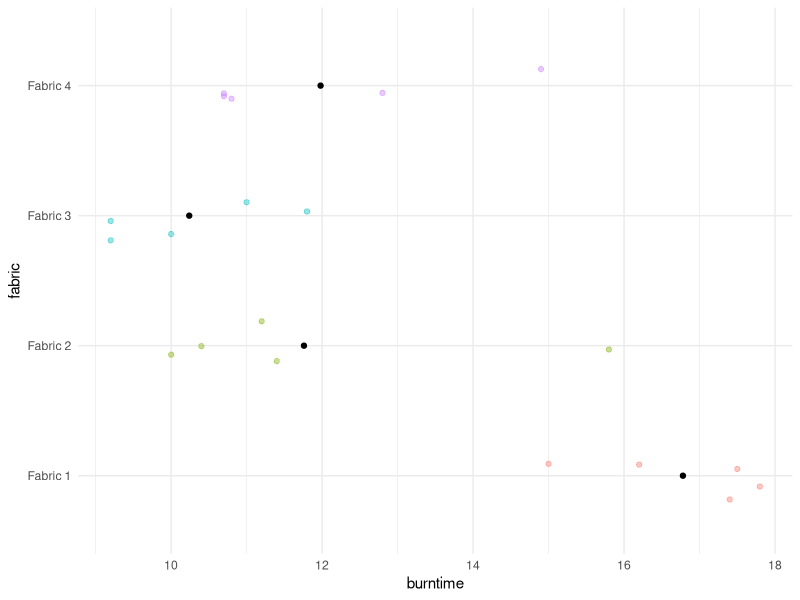
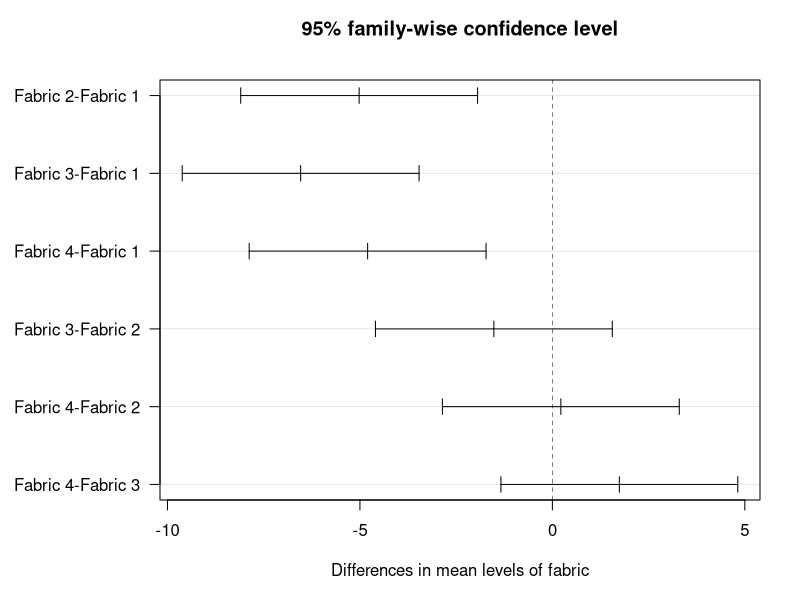
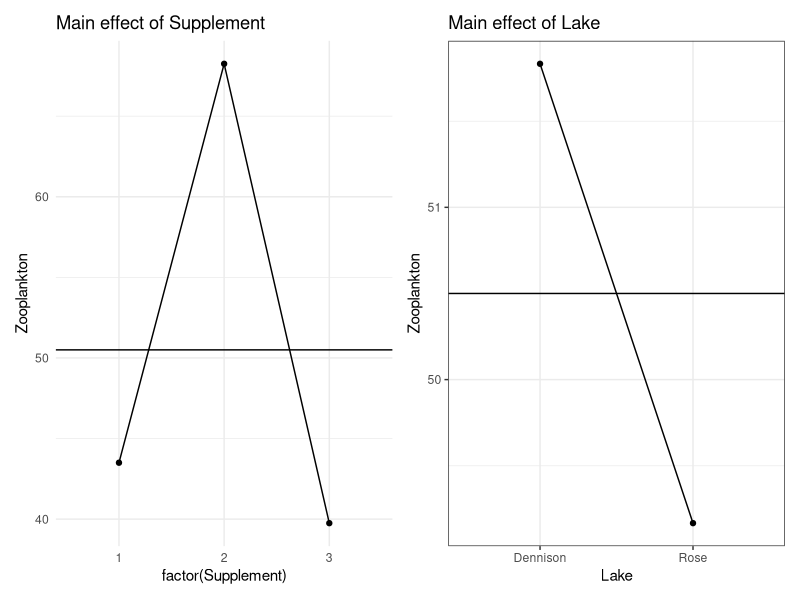
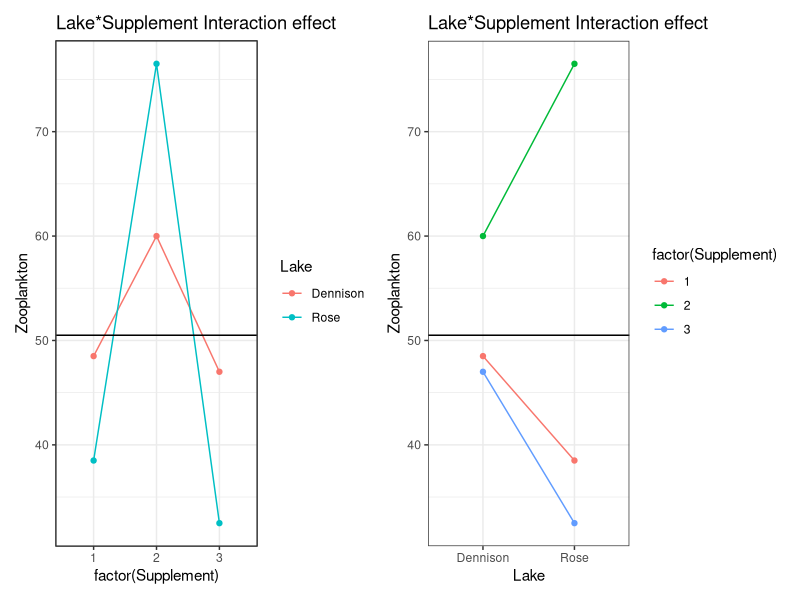
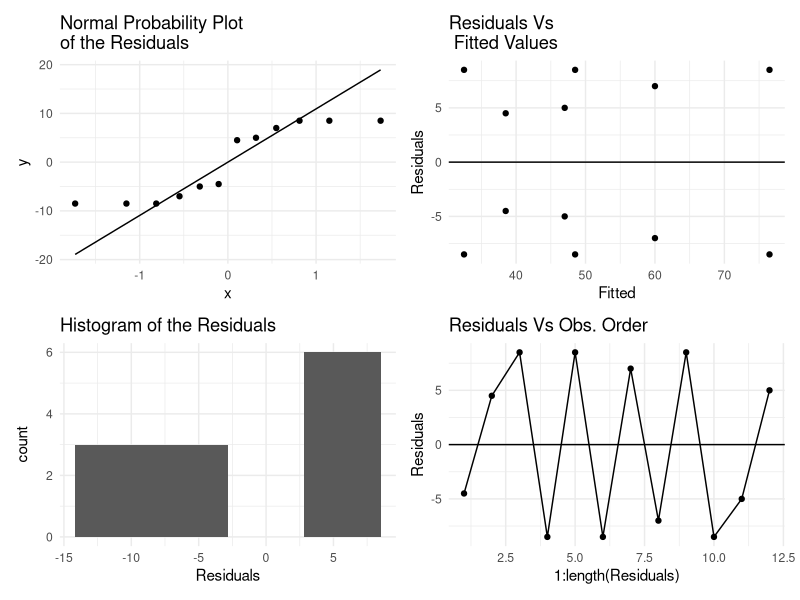
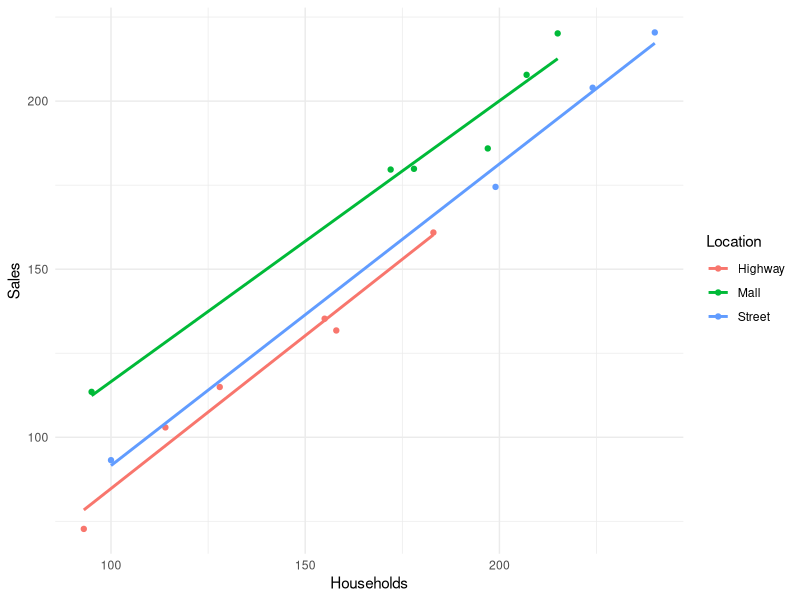
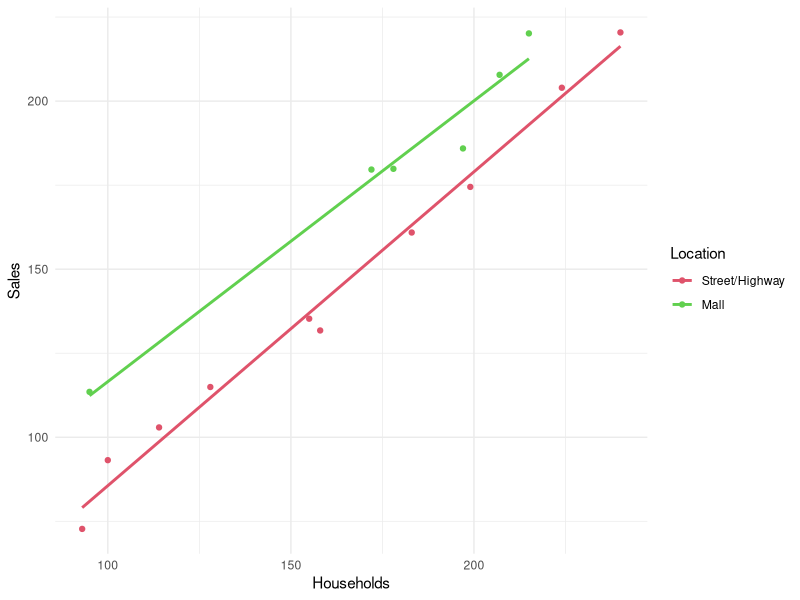

Here is the R script that generated these plots, in order:
## ---- chunk 1
knitr::opts_chunk$set(warning = FALSE, 
                      echo = FALSE, 
                      include=TRUE, 
                      message=FALSE,
                      comment = NA,
                      warn=-1,
                      warn.conflicts = FALSE, 
                      quietly=TRUE,
                      fig.align="center")
library(tidyverse)
theme_set(theme_minimal())
## ---- chunk 2
fabric=read.table("../data/fabric.txt", header=TRUE, sep="\t")
summary(aov(burntime ~ fabric, data = fabric))
## ---- chunk 3
ggplot(fabric) +
  aes(x = fabric, y = burntime) + 
  geom_jitter(mapping=aes(col=fabric), height = 0, width=.2, alpha=.4) +
  stat_summary(fun = "mean", geom = "point") + 
  stat_summary(fun.data = "mean_cl_normal", 
               geom = "errorbar", width = 0.1, 
               fun.args = list(conf.int = 0.95)) + 
  theme(legend.position = "none") + coord_flip() 
## ---- chunk 4
par(las=1, mar=c(5, 8, 4, 2))
plot(TukeyHSD(aov(burntime~fabric, data=fabric)))
## ---- chunk 5
zooplankton=read.table("../data/zooplankton.txt", header=TRUE, sep="\t")
print(zooplankton, row.names=FALSE)
## ---- chunk 6
library(ggplot2)
library(gridExtra)

plot1 <- zooplankton |> ggplot() +
  aes(x = factor(Supplement), y = Zooplankton) +
  stat_summary(fun = mean, geom = "point", aes(group = 1)) +
  stat_summary(fun = mean, geom = "line", aes(group = 1))+
  geom_abline(intercept = mean(zooplankton$Zooplankton), slope=0)+ 
  ggtitle("Main effect of Supplement")

plot2 = zooplankton |> ggplot() +
  aes(x = Lake, y = Zooplankton) +
  stat_summary(fun = mean, geom = "point", aes(group = 1)) +
  stat_summary(fun = mean, geom = "line", aes(group = 1))+
  geom_abline(intercept = mean(zooplankton$Zooplankton), slope=0)+ 
  theme_bw()+ggtitle("Main effect of Lake")

library(patchwork)
plot1+plot2
## ---- chunk 7
summary(aov(Zooplankton~factor(Supplement)+Lake, data=zooplankton))
## ---- chunk 8
attach(zooplankton)
library(ggplot2)
p1= ggplot(data = zooplankton, aes(x = factor(Supplement), y = Zooplankton, group=Lake, colour=Lake)) +
  stat_summary(fun=mean, geom="point")+
  stat_summary(fun=mean, geom="line")+
  geom_abline(intercept = mean(Zooplankton), slope=0)+ 
  theme_bw()+ggtitle("Lake*Supplement Interaction effect")
p2= ggplot(data = zooplankton, aes(x = Lake, y = Zooplankton, group=factor(Supplement), colour=factor(Supplement))) +stat_summary(fun=mean, geom="point")+
  stat_summary(fun=mean, geom="line")+
  geom_abline(intercept = mean(Zooplankton), slope=0)+ 
  theme_bw()+ggtitle("Lake*Supplement Interaction effect")
library(patchwork)
p1+p2
## ---- chunk 9
zooplankton |> 
  mutate(Supplement = factor(Supplement)) |> 
  aov(formula = Zooplankton ~ Supplement * Lake) |> 
  summary()
## ---- chunk 10
modl <- zooplankton |> 
  mutate(Supplement = factor(Supplement)) |> 
  aov(formula = Zooplankton ~ Supplement * Lake)

zooplankton <- zooplankton |> 
  mutate(Fitted = fitted.values(modl), Residuals = residuals(modl))

p1 <- ggplot(zooplankton, aes(sample=Residuals))+stat_qq()+stat_qq_line()+
  labs(title = "Normal Probability Plot \nof the Residuals")

p2 <- ggplot(zooplankton, aes(y=Residuals, x=Fitted))+geom_point() +
  geom_hline(yintercept = 0) + 
  labs(title = "Residuals Vs \n Fitted Values")

p3 <- ggplot(zooplankton) +
  aes(Residuals) + 
  geom_histogram(bins=4) +
  labs(title = "Histogram of the Residuals")

p4 <- ggplot(zooplankton) + 
  aes(y=Residuals, x=1:length(Residuals)) + 
  geom_point()+geom_line() +
  geom_hline(yintercept = 0) +
  labs(title = "Residuals Vs Obs. Order")

library(patchwork)
p1+p2+p3+p4 & theme_minimal()
## ---- chunk 11
fabric = read.table("../data/fabric.txt", header=TRUE, sep="\t") |> 
  mutate(I1= as.numeric(fabric=="Fabric 1"),
         I2= as.numeric(fabric=="Fabric 2"),
         I3= as.numeric(fabric=="Fabric 3"),
         I4= as.numeric(fabric=="Fabric 4")
  )
fabric |> lm(formula = burntime~I1+I2+I3) |> summary()
## ---- chunk 12
fabric |> aov(formula = burntime~fabric) |> summary()
## ---- chunk 13
restaurant <- 
  read.table("../data/restaurant.txt", header=TRUE, sep = "\t") |> 
  mutate(I1 = as.numeric( Location=="Mall"),
         I2 = as.numeric( Location=="Street")
  )
print(restaurant, row.names=FALSE)
## ---- chunk 14
restaurant |> ggplot() + 
  aes(x=Households, y=Sales, colour=Location) +
  geom_point() + geom_smooth(method = lm, se = FALSE)
## ---- chunk 15

restaurant |> 
  lm(formula = Sales~Households*Location) |> 
  summary() |> coef() |> round(digits=3)

## ---- chunk 16
Y = restaurant$Sales
X = restaurant$Households
X2 = restaurant$Location
I1 = as.numeric(X2=="Mall")
I2 = as.numeric(X2=="Street")
I3 = as.numeric(X2=="Highway")
modl = lm(Y~X*I1+X*I2)
outs <- summary(modl)$coefficients
round(outs[, 1:4], digits = 3)
## ---- chunk 17
p <- restaurant |> ggplot() + 
  aes(x=Households, y=Sales, colour = Location=="Mall") +
  geom_point() + geom_smooth(method = lm, se = FALSE) +
  scale_color_manual("Location", values = 2:3, 
                     labels=c("Street/Highway", "Mall"))
p
